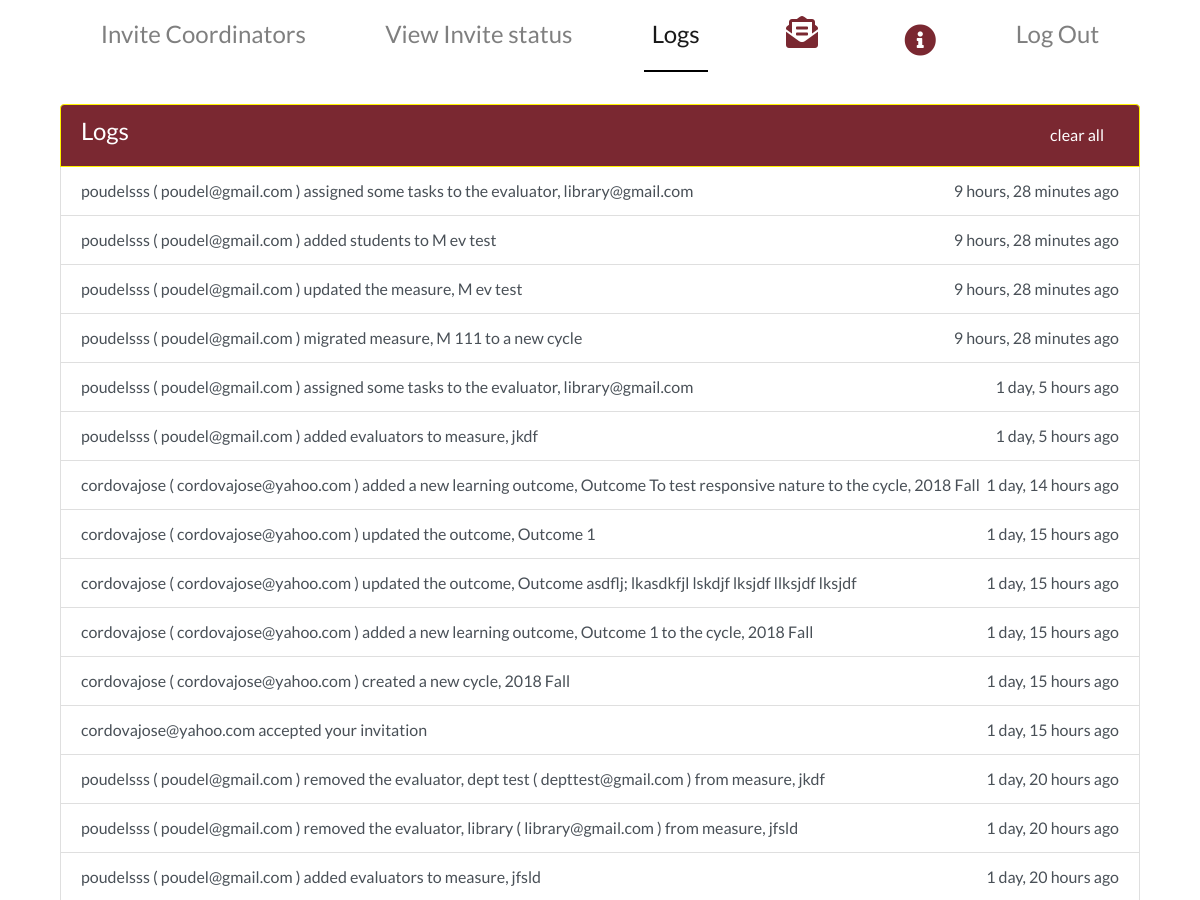
The page /logs (signed in, upper part) on the database as committed earlier.
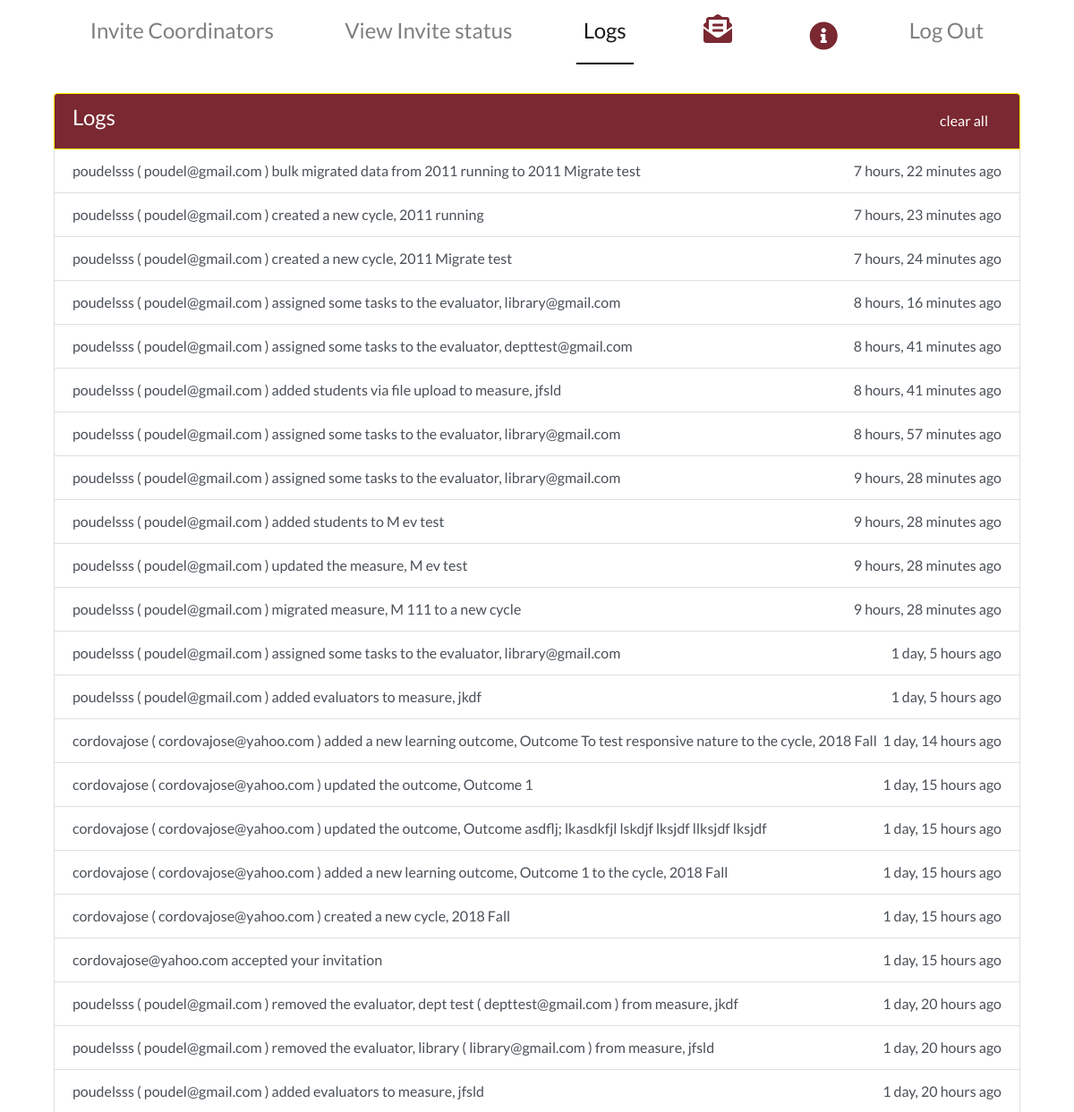
The same page on the database as committed later.
### main/models.py (models this page shows)
class Log(models.Model):
    message = models.CharField(max_length=400)
    created_at = models.DateTimeField()
    read = models.BooleanField(default=False)
    subject = models.CharField(max_length=300, null=True)
    cor = models.CharField(max_length=200, null=True)

### main/views.py (the view)
# urls.py: path('logs', views.logs, name='logs'),
@user_passes_test(super_admin_test)
def logs(request):
    logs = Log.objects.filter(read=False).order_by('-created_at')
    logs_count = logs.count()
    context = {"logs":logs, 'log':'active', 'logs_count':logs_count, 'cordinator':InvitedCo.objects.all()}
    return render(request, 'main/logs.html', context)

### main/views.py (called while the page is built)
def super_admin_test(user):
    return user.is_superuser

### main/templates/main/logs.html (shortened to what this page needs)
{% extends  'main/superadminbase.html' %}
{% load static %}
{% block body_block %}
<div class = "container">
  <div class = "container-fluid">
    <ul class="list-group" style = "overflow-y:auto; height: 80vh;">
      <li class="list-group-item  list-group-item-action active  d-flex justify-content-between"><span> <h4>Logs</h4> </span>
        <a href = "{%url 'main:clear_log'%}">clear all</a>
      </li>
      {%for log in logs%}
        <a href= "#" class="list-group-item list-group-item-action d-flex justify-content-between"><span>{{log.message}}</span>
           {{log.created_at|timesince}} ago
         </a>
  {%empty%}
  <a href= "#" class="list-group-item list-group-item-action text-center" style="padding:20px;"><span >No activity to log. <br/> Please check back later</span>
   </a>
  {%endfor%}
</ul>
</div>
</div>
{%endblock%}

### main/templates/main/superadminbase.html (shortened to what this page needs)
{% load static %}
<!DOCTYPE html>
<html lang="en">
<head>
    <link rel="stylesheet" href="https://stackpath.bootstrapcdn.com/bootstrap/4.3.1/css/bootstrap.min.css">
    <link rel="stylesheet" href = "{% static 'css/landing.css' %}">
    <link rel="stylesheet" href="https://use.fontawesome.com/releases/v5.7.2/css/all.css">
</head>
<body>
{% include 'main/superadminnavbar.html'%}
  {% block body_block %}
  {% endblock %}
</body>
</html>

### main/templates/main/superadminnavbar.html (shortened to what this page needs)
    <div class = "container-fluid">
      <div class = "container" id = "main_content">
<nav class="navbar sticky-top navbar-expand-lg  navbar-light ">
  <div class="collapse navbar-collapse" id="navbarTogglerDemo03">
    <ul class="navbar-nav w-100 mr-auto mt-2 mt-lg-0 justify-content-around">
      <li class="nav-item {{now}}" >
        <a class="nav-link" href="{%url 'main:super_admin_home'%}" >Invite Coordinators</a>
      </li>
      <li class="nav-item {{past}}" >
        <a class="nav-link" href="{%url 'main:super_admin_past'%}">View Invite status</a>
      </li>
      <li class="nav-item {{log}}" >
        <a class="nav-link" href="{%url 'main:logs'%}">Logs</a>
      </li>
      <li class="nav-item {{msg}}" >
      <a id="noti_Button" data-toggle="modal" data-target="#exampleModalCenterSendBro" >
        <span style="font-size: 2rem; color: #7a2831;">
           <i data-toogle="tooltip" title="Send Broadcast" class="fas fa-envelope-open-text"></i>
         </span>
      </a>
    </li>
    <li class="nav-item {{help}}" >
      <a id="noti_Button" class = "nav-link" href="{% url 'main:superadmin_instructions'%}">
        <span style="font-size: 2rem; color: #7a2831;">
          <i data-toogle="tooltip" title="User Manual" class="fas fa-info-circle"></i>
       </span>
      </a>
     </li>
<li class="nav-item {{logout}}">
  <a class = "nav-link" href="{%url 'main:logout'%}">Log Out</a>
</li>
  </ul>
  </div>
</nav>
<br/>
</div>
</div>

### main/static/css/landing.css (style rules this page uses)
body { font-family: Montserrat, Lato, 'Nunito Sans', Helvetica, Arial, Platino, Garamond, Bookman, Lucidia; }
body { height: 100vh; }
li.nav-item.active { border-bottom: 2px solid black; }
.nav-item { font-size: 1.5rem; }
.list-group-item.active { z-index: 2; color: #fff; background-color: #7a2831 ; border-color: #fff300; }
h4 { font-family: lato; }

### main/templates/main/superadminnavbar.html (style rules this page uses)
ul li a { color:#FFF; text-decoration:none; padding:6px 15px; cursor:pointer; }

Rows that differ between the two databases and show on the page:
added Log: message "poudelsss ( poudel@gmail.com ) bulk migrated data from 2011 running to 2011 Migrate test", created_at "7 hours, 22 minutes"
added Log: message "poudelsss ( poudel@gmail.com ) created a new cycle, 2011 running", created_at "7 hours, 23 minutes"
added Log: message "poudelsss ( poudel@gmail.com ) created a new cycle, 2011 Migrate test", created_at "7 hours, 24 minutes"
added Log: message "poudelsss ( poudel@gmail.com ) assigned some tasks to the evaluator, library@gmail.com", created_at "8 hours, 16 minutes"
added Log: message "poudelsss ( poudel@gmail.com ) assigned some tasks to the evaluator, depttest@gmail.com", created_at "8 hours, 41 minutes"
added Log: message "poudelsss ( poudel@gmail.com ) added students via file upload to measure, jfsld", created_at "8 hours, 41 minutes"
added Log: message "poudelsss ( poudel@gmail.com ) assigned some tasks to the evaluator, library@gmail.com", created_at "8 hours, 57 minutes"
